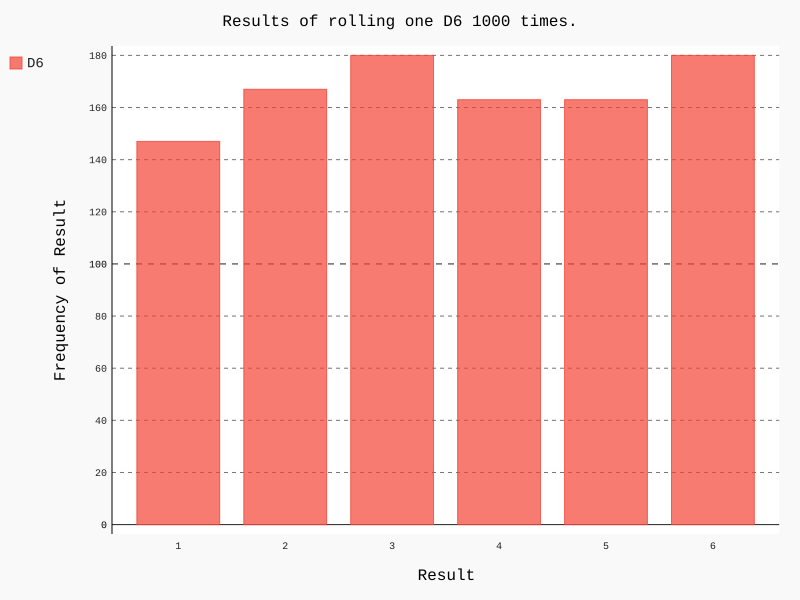

Reproduce this figure in Python.
#!/usr/bin/env python3
# -*- coding: utf-8 -*-

from die import Die
import pygal

die = Die()

results = []
for roll_num in range(1000):
    result = die.roll()
    results.append(result)

print(results)

frequencies = []
for value in range(1, die.num_sides+1):
    frequency = results.count(value)
    frequencies.append(frequency)

print(frequencies)

hist = pygal.Bar()

hist.title = "Results of rolling one D6 1000 times."
hist.x_labels = [str(x) for x in range(1, die.num_sides+1)]
hist.x_title = "Result"
hist.y_title = "Frequency of Result"

hist.add('D6', frequencies)
hist.render_to_file('die_visual.svg')
